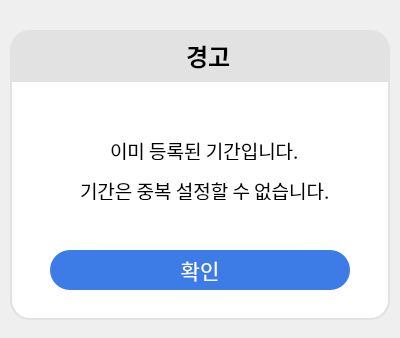
<?xml version="1.0" encoding="UTF-8"?>
<ui version="4.0">
 <class>Dialog</class>
 <widget class="QDialog" name="Dialog">
  <property name="geometry">
   <rect>
    <x>0</x>
    <y>0</y>
    <width>400</width>
    <height>338</height>
   </rect>
  </property>
  <property name="windowTitle">
   <string>Progressing...</string>
  </property>
  <widget class="QLabel" name="label_32">
   <property name="geometry">
    <rect>
     <x>10</x>
     <y>80</y>
     <width>380</width>
     <height>240</height>
    </rect>
   </property>
   <property name="styleSheet">
    <string notr="true">background-color: rgb(255, 255, 255);
border-bottom-right-radius: 20px;
border-bottom-left-radius: 20px;
border: 2px solid #E2E2E2;</string>
   </property>
   <property name="text">
    <string/>
   </property>
  </widget>
  <widget class="QPushButton" name="okBtn_warning_step1">
   <property name="geometry">
    <rect>
     <x>50</x>
     <y>250</y>
     <width>300</width>
     <height>40</height>
    </rect>
   </property>
   <property name="font">
    <font>
     <family>나눔스퀘어 Bold</family>
     <pointsize>16</pointsize>
    </font>
   </property>
   <property name="cursor">
    <cursorShape>PointingHandCursor</cursorShape>
   </property>
   <property name="styleSheet">
    <string notr="true">color: white;
background-color: #3D7BE6;
border-radius: 20px;</string>
   </property>
   <property name="text">
    <string>확인</string>
   </property>
  </widget>
  <widget class="QLabel" name="label">
   <property name="geometry">
    <rect>
     <x>10</x>
     <y>30</y>
     <width>380</width>
     <height>50</height>
    </rect>
   </property>
   <property name="font">
    <font>
     <family>나눔스퀘어 Bold</family>
     <pointsize>18</pointsize>
     <weight>75</weight>
     <bold>true</bold>
    </font>
   </property>
   <property name="styleSheet">
    <string notr="true">background-color: #E2E2E2;
border-top-right-radius: 20px;
border-top-left-radius: 20px;
border: 2px solid #E2E2E2;</string>
   </property>
   <property name="text">
    <string>   경고</string>
   </property>
   <property name="alignment">
    <set>Qt::AlignCenter</set>
   </property>
  </widget>
  <widget class="QLabel" name="label_2">
   <property name="geometry">
    <rect>
     <x>145</x>
     <y>41</y>
     <width>30</width>
     <height>30</height>
    </rect>
   </property>
   <property name="text">
    <string/>
   </property>
   <property name="pixmap">
    <pixmap>icons/warning_sign.png</pixmap>
   </property>
   <property name="scaledContents">
    <bool>true</bool>
   </property>
  </widget>
  <widget class="QLabel" name="label_3">
   <property name="geometry">
    <rect>
     <x>110</x>
     <y>140</y>
     <width>190</width>
     <height>20</height>
    </rect>
   </property>
   <property name="font">
    <font>
     <family>나눔스퀘어</family>
     <pointsize>14</pointsize>
    </font>
   </property>
   <property name="text">
    <string>이미 등록된 기간입니다.</string>
   </property>
  </widget>
  <widget class="QLabel" name="label_4">
   <property name="geometry">
    <rect>
     <x>80</x>
     <y>180</y>
     <width>260</width>
     <height>20</height>
    </rect>
   </property>
   <property name="font">
    <font>
     <family>나눔스퀘어</family>
     <pointsize>14</pointsize>
    </font>
   </property>
   <property name="text">
    <string>기간은 중복 설정할 수 없습니다.</string>
   </property>
  </widget>
 </widget>
 <resources/>
 <connections/>
</ui>
